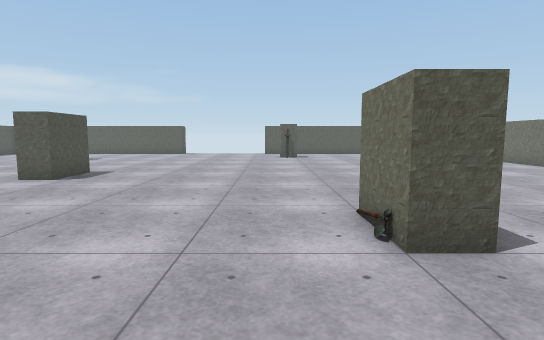
[1] (above)

23 first-person views from a walk through a scene from a Unity 3-D project. The camera is 1.3 m above the floor, tilts 6° down and sees 80° across. The floor is counted in squares, 1 m on a side. Each view is taken from the middle of a square. On the plan, view 1 faces up. The plan holds only what a view shows up to about 14 squares ahead; the rest is blank. The player is left out. Some surface patterns are stand-ins.

[2]
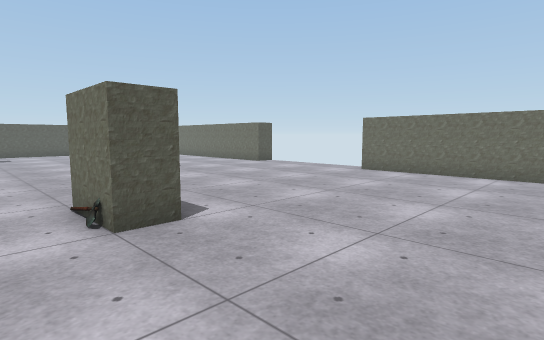

[3]
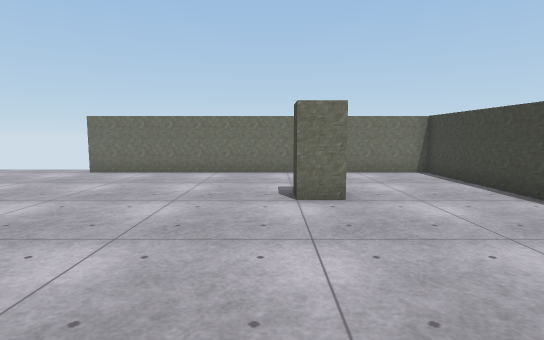

[4]
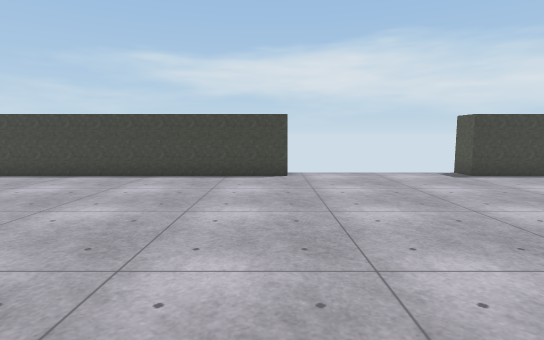

[5]
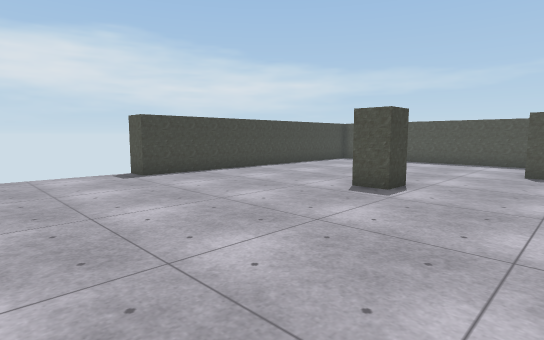

[6]
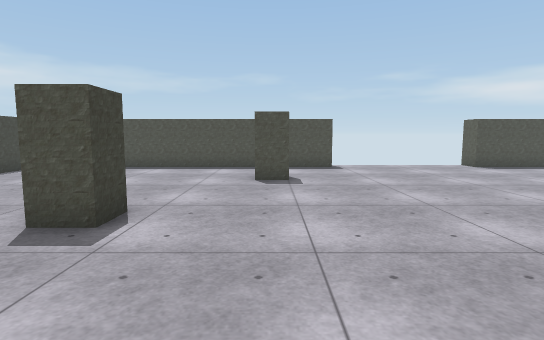

[7]
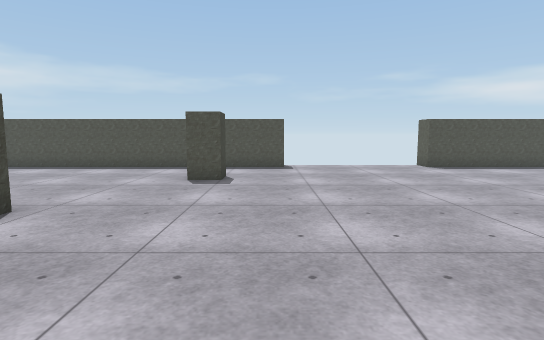

[8]
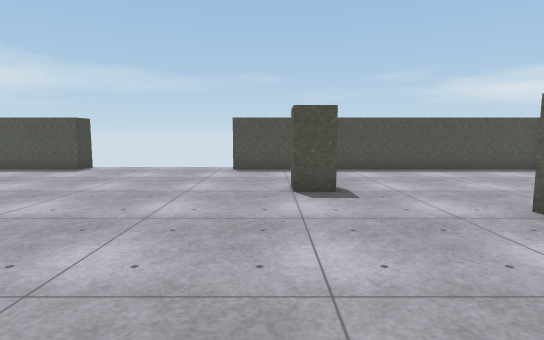

[9]
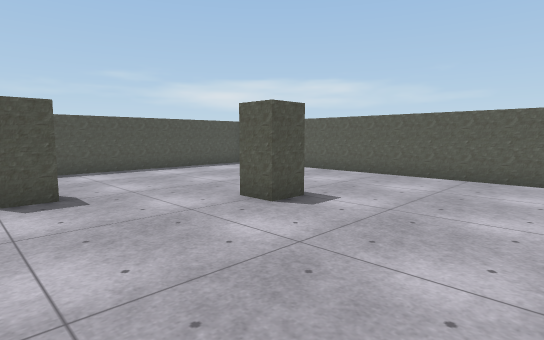

[10]
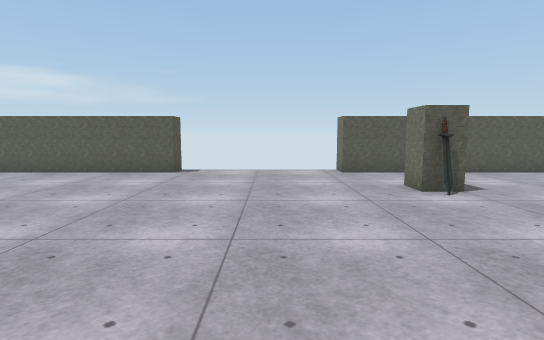

[11]
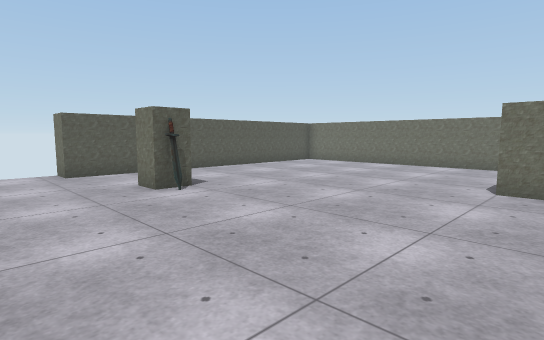

[12]
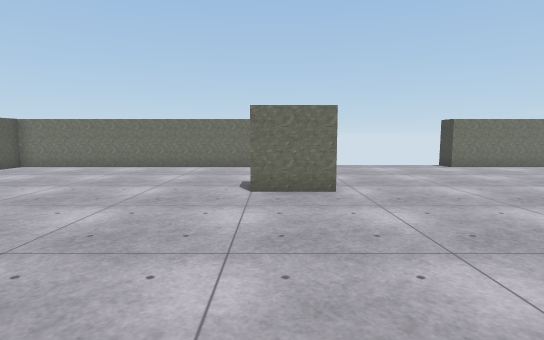

[13]
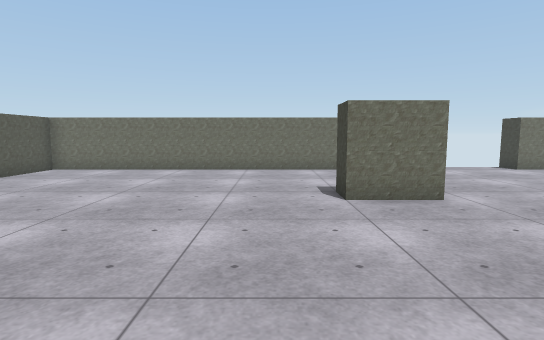

[14]
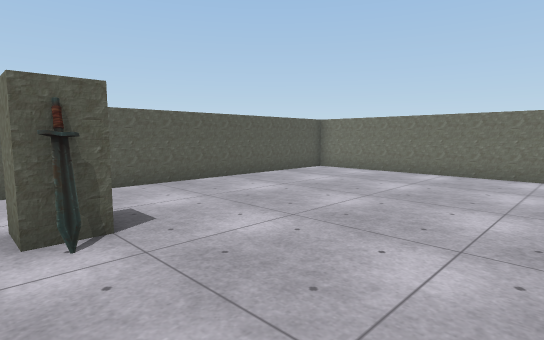

[15]
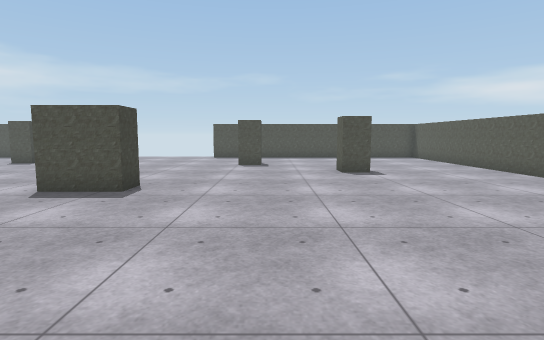

[16]
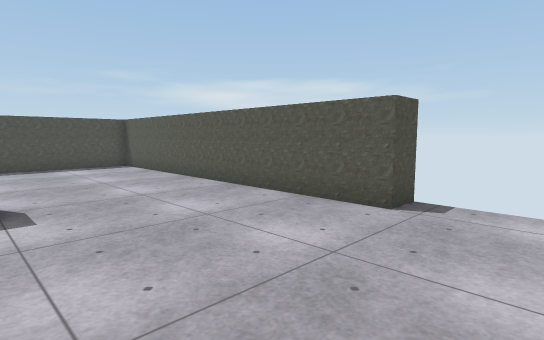

[17]
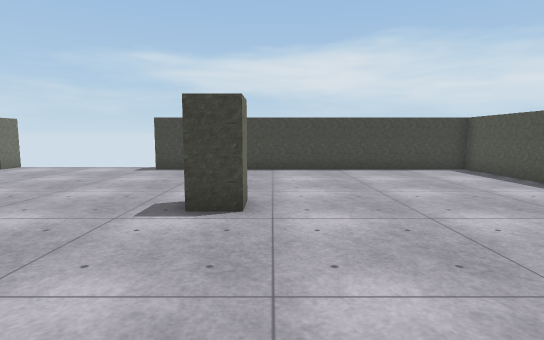

[18]
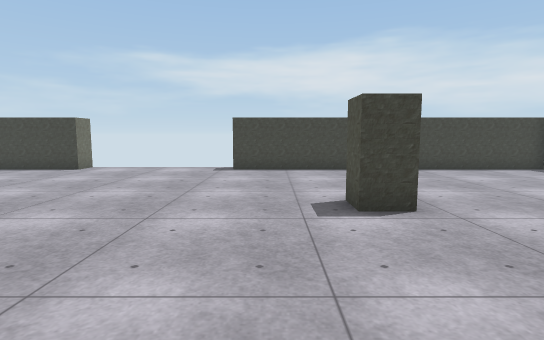

[19]
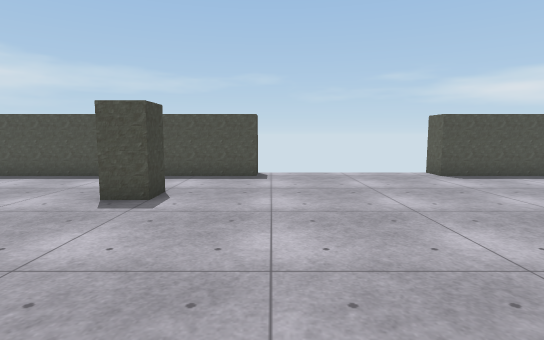

[20]
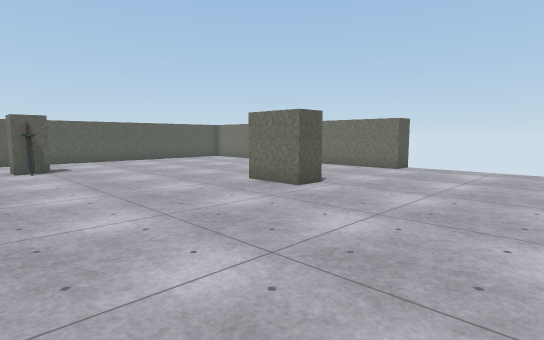

[21]
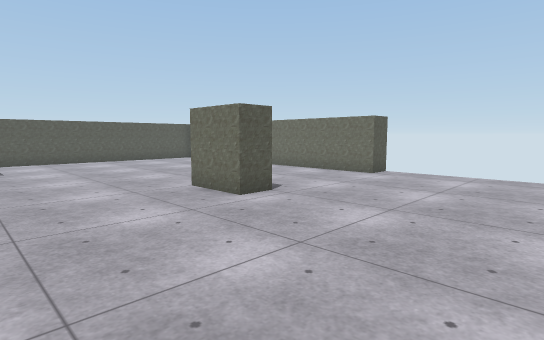

[22]
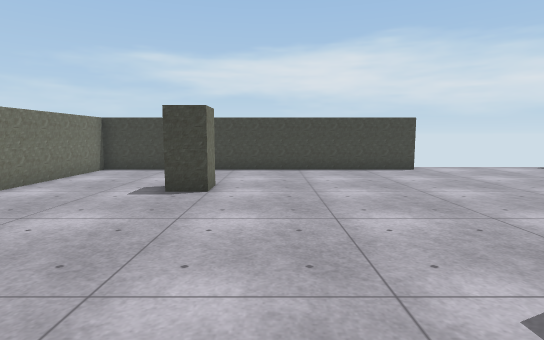

[23]
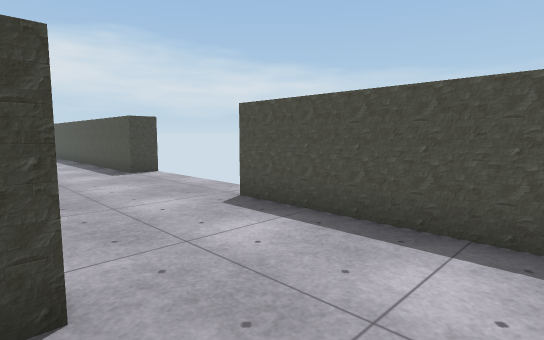

### Floor plan
Points are (right, up) in squares from view 1. A wall is a line through its corners. A room is listed if a view was taken in it or the views show most of it. See-through windows are left out.
Room 1 (views 1, 2, 3, 4, 5, 6, 7, 8, 9, 10, 11, 12, 13, 14, 15, 16, 17, 18, 19, 20, 21, 22, 23)
walls: (-7.5, 11.5) (-6.5, 11.5) (-6.5, 9.5) (-7.5, 9.5); (2.6, 3.5) (1.5, 3.5) (1.5, 5.5); (-10.5, -0.5) (-10.5, 0.5) (-9.5, 0.5) (-9.5, -0.5); (6.6, 11.5) (5.5, 11.5) (5.5, 13.5) (6.5, 13.5); (-13.5, 14.6) (-13.5, 13.5) (-14.5, 13.5); (-15.5, 3.5) (-14.5, 3.5) (-14.5, 2.5); (-14.6, 14.5) (-14.1, 14.5); (-10.5, 18.6) (-10.5, 17.5) (-11.5, 17.5); (1.6, 19.5) (0.5, 19.5) (0.5, 20.5); (6.5, -2.6) (6.5, -1.5) (7.5, -1.5); (-19.6, 5.5) (-18.5, 5.5) (-18.5, -6.5) (-6.5, -6.5) (-6.5, -7.5); (-0.5, -7.5) (-0.5, -6.5) (11.5, -6.5) (11.5, 5.5) (12.5, 5.5); (-6.5, 24.6) (-6.5, 23.5) (-18.5, 23.5) (-18.5, 11.5) (-19.5, 11.5); (12.6, 11.5) (11.5, 11.5) (11.5, 23.5) (-0.5, 23.5) (-0.5, 24.5)
objects: sword (1, 19)

Where each view was taken, in squares from view 1:
view 1: 0 up, 0 right, facing up
view 2: 1 down, 0 right, facing up-right
view 3: 1 down, 0 right, facing right
view 4: 4 up, 0 right, facing down
view 5: 4 up, 2 left, facing down-left
view 6: 3 up, 5 left, facing left
view 7: 5 up, 5 left, facing left
view 8: 13 up, 6 left, facing left
view 9: 13 up, 6 left, facing up-left
view 10: 12 up, 3 left, facing up
view 11: 12 up, 3 left, facing up-right
view 12: 13 up, 2 left, facing right
view 13: 15 up, 1 left, facing right
view 14: 15 up, 0 right, facing up-right
view 15: 15 up, 1 right, facing left
view 16: 18 up, 4 left, facing up-left
view 17: 6 up, 11 left, facing down
view 18: 6 up, 8 left, facing down
view 19: 6 up, 8 left, facing left
view 20: 6 up, 1 left, facing up-right
view 21: 6 up, 1 right, facing up-right
view 22: 6 up, 5 right, facing down
view 23: 17 up, 14 left, facing down-left
